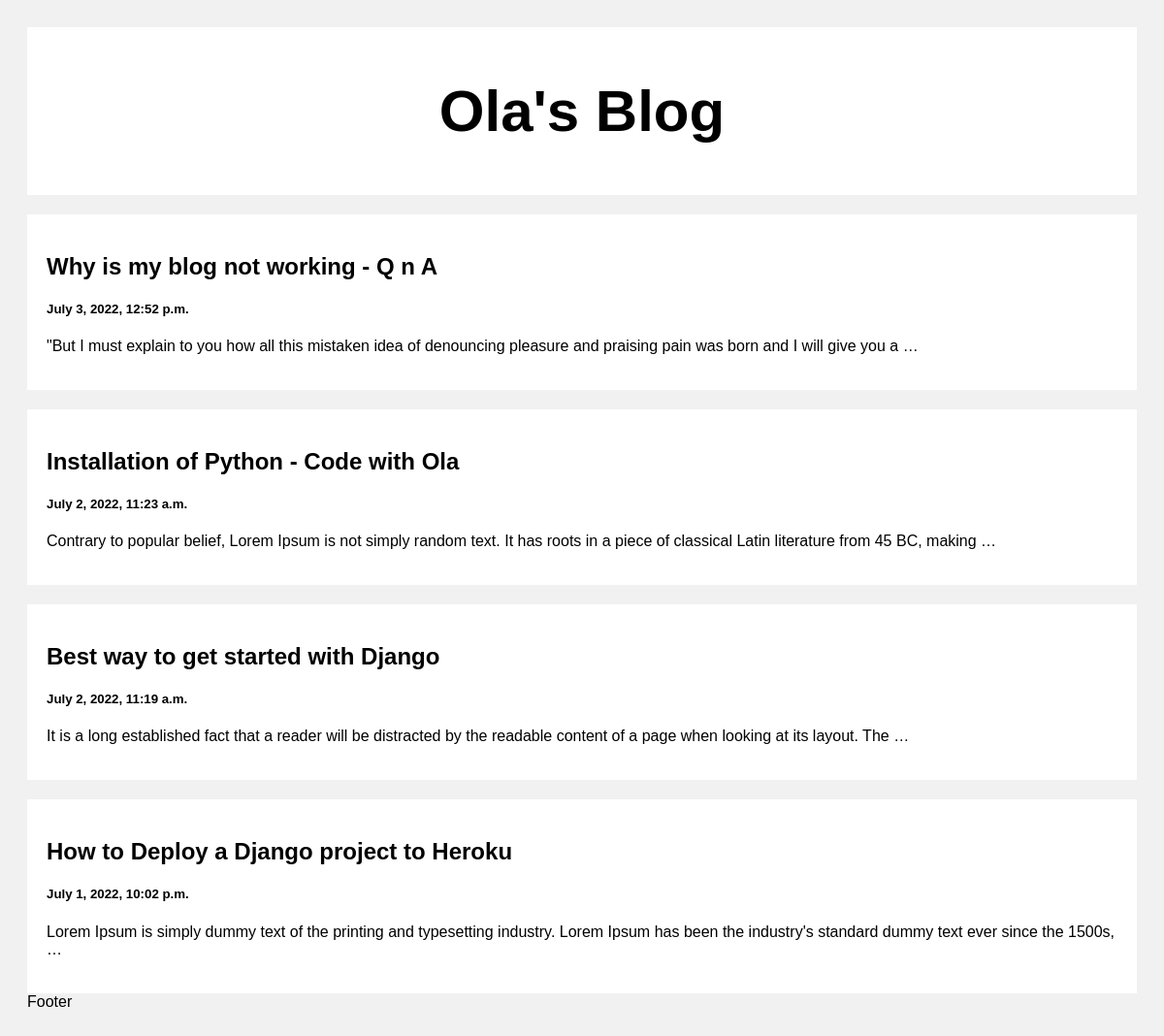
The page / on the database its author committed.
### posts/models.py (models this page shows)
class Posts(models.Model):
    title = models.CharField(max_length=100)
    body = models.CharField(max_length=1000000)
    created_at = models.DateTimeField(default=datetime.now, blank=True)

### posts/views.py (the view)
# urls.py: path('', views.index, name='index'),
def index(request):
    posts = Posts.objects.all()
    return render(request, 'index.html', {'posts':posts})

### templates/index.html (shortened to what this page needs)
<!DOCTYPE html>
<html>
<head>
</head>
<body>
<div class="header">
  <h2>Ola's Blog</h2>
</div>
<div class="row">
  <div class="leftcolumn">
    {% for post in posts reversed %}
    <div class="card">
      <a style="text-decoration: none; color: black;" href="/post/{{post.id}}/">
        <h2>{{post.title}}</h2>
        <h5>{{post.created_at}}</h5>
        <p>{{post.body|truncatewords:25}}</p>
      </a>
    </div>
    {% endfor %}
  </div>
</div>
</body>
</html>

### templates/index.html (style rules this page uses)
* { box-sizing: border-box; }
body { font-family: Arial; padding: 20px; background: #f1f1f1; }
.header { padding: 2px; font-size: 40px; text-align: center; background: white; }
.leftcolumn { float: left; width: 100%; }
.card { background-color: white; padding: 20px; margin-top: 20px; }
.row:after { content: ""; display: table; clear: both; }

### rows shown on the page
Posts: title "Why is my blog not working - Q n A", created_at "July 3, 2022, 12:52 p.m.", body "\"But I must explain to you how all this mistaken idea of denouncing pleasure and praising pain was born and I will give you a …"
Posts: title "Installation of Python - Code with Ola", created_at "July 2, 2022, 11:23 a.m.", body "Contrary to popular belief, Lorem Ipsum is not simply random text. It has roots in a piece of classical Latin literature from 45 BC, making …"
Posts: title "Best way to get started with Django", created_at "July 2, 2022, 11:19 a.m.", body "It is a long established fact that a reader will be distracted by the readable content of a page when looking at its layout. The …"
Posts: title "How to Deploy a Django project to Heroku", created_at "July 1, 2022, 10:02 p.m.", body "Lorem Ipsum is simply dummy text of the printing and typesetting industry. Lorem Ipsum has been the industry's standard dummy text ever since the 1500s, …"
